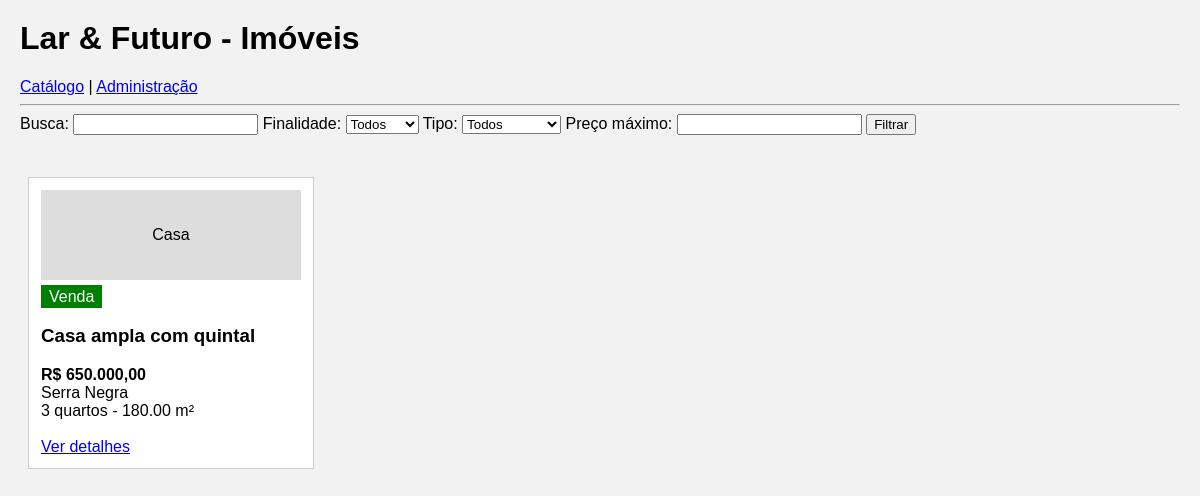
Page /Imovel/index.php?busca=Casa ampla com quintal on the committed database.
### tables this page shows
CREATE TABLE IF NOT EXISTS imoveis (
    id INT NOT NULL AUTO_INCREMENT,
    titulo VARCHAR(120) NOT NULL,
    tipo_imovel VARCHAR(30) NOT NULL,
    finalidade VARCHAR(15) NOT NULL,
    preco DECIMAL(12,2) NOT NULL,
    endereco VARCHAR(200) NOT NULL,
    cidade VARCHAR(60) NOT NULL,
    quartos INT NOT NULL DEFAULT 0,
    banheiros INT NOT NULL DEFAULT 1,
    vagas_garagem INT NOT NULL DEFAULT 0,
    area_m2 DECIMAL(8,2) NOT NULL,
    descricao TEXT NULL,
    status VARCHAR(20) NOT NULL DEFAULT 'Disponível',
    data_cadastro TIMESTAMP NOT NULL DEFAULT CURRENT_TIMESTAMP,
    PRIMARY KEY (id)
);

### Imovel/index.php (the view, shortened to what this page needs)
<HTML>
<HEAD>
 <link rel="stylesheet" href="estilo.css">
</HEAD>
<BODY>
<h1>Lar & Futuro - Imóveis</h1>
<a href="index.php">Catálogo</a> | <a href="admin.php">Administração</a>
<hr>
<form method="get" action="index.php">
Busca: <input type="text" name="busca">
Finalidade:
<select name="finalidade">
	<option value="">Todos</option>
</select>
Tipo:
<select name="tipo">
	<option value="">Todos</option>
</select>
Preço máximo: <input type="number" name="preco_max" min="0">
<input type="submit" value="Filtrar">
</form>
<br>
<?php
$bd=mysqli_connect("localhost","root","","lar_futuro") or die ("erro!");
mysqli_set_charset($bd,"utf8mb4");
$f_busca=		$_GET["busca"] ?? "";
$sql="select * from imoveis where status='Disponível'";
if ($f_busca!="")
	$sql=$sql." and (titulo like '%$f_busca%' or cidade like '%$f_busca%')";
$consulta=mysqli_query($bd,$sql);
$reg=mysqli_fetch_array($consulta);
while ($reg!=0)
{
	$id = $reg["id"];
	$titulo = $reg["titulo"];
	$tipo = $reg["tipo_imovel"];
	$finalidade = $reg["finalidade"];
	$preco = number_format($reg["preco"],2,",",".");
	$cidade = $reg["cidade"];
	$quartos = $reg["quartos"];
	$area = $reg["area_m2"];
	if ($finalidade=="Venda")
		$classe="venda";
	else
		$classe="locacao";
	?>
	<div class="card">
		<div class="foto"><?php echo $tipo; ?></div>
		<span class="<?php echo $classe; ?>"><?php echo $finalidade; ?></span>
		<h3><?php echo $titulo; ?></h3>
		<b>R$ <?php echo $preco; ?></b><br>
		<?php echo $cidade; ?><br>
		<?php echo "$quartos quartos - $area m²"; ?><br><br>
		<a href="detalhes.php?id=<?php echo $id; ?>">Ver detalhes</a>
	</div>
	<?php
	$reg=mysqli_fetch_array($consulta);
}
?>
</BODY>
</HTML>

### Imovel/estilo.css (style rules this page uses)
body { font-family: Arial; background: #f2f2f2; margin: 20px; }
.card { display: inline-block; width: 260px; background: white; border: 1px solid #ccc; padding: 12px; margin: 8px; vertical-align: top; }
.foto { height: 90px; background: #ddd; text-align: center; line-height: 90px; margin-bottom: 8px; }
.venda { background: green; color: white; padding: 3px 8px; }

### rows in the picture
imoveis: tipo_imovel "Casa", finalidade "Venda", titulo "Casa ampla com quintal", preco "650.000,00", cidade "Serra Negra", quartos "3", area_m2 "180.00"
